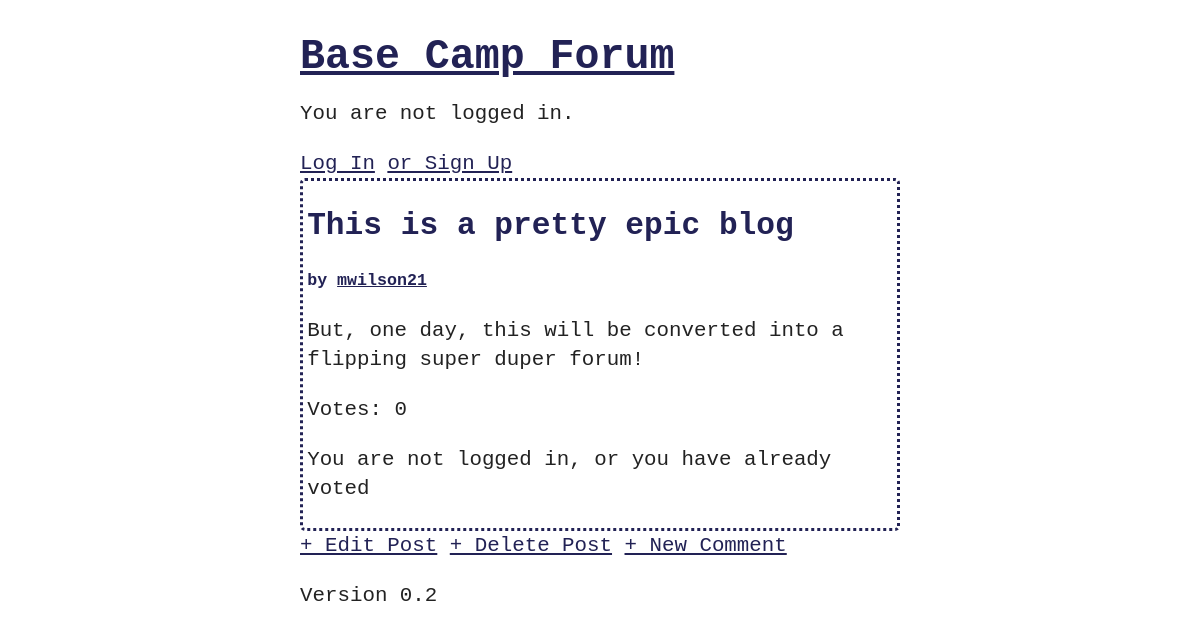
The page /post/1/ on the database as committed earlier.
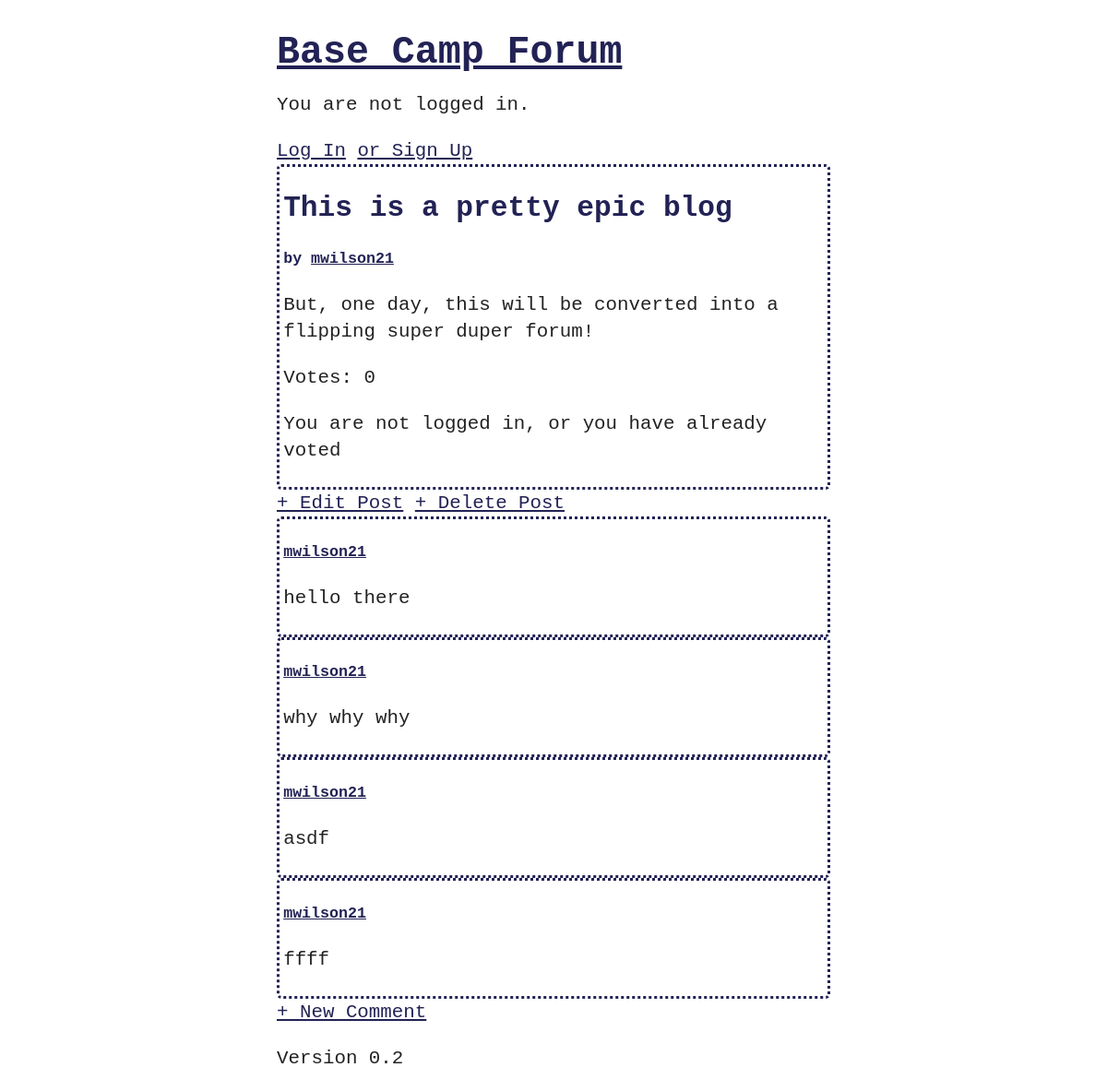
The same page on the database as committed later.
### blog/models.py (models this page shows, shortened)
class Post(models.Model):
    title = models.CharField(max_length=200)
    author = models.ForeignKey(
        get_user_model(),
        on_delete=models.CASCADE,
    )
    body = models.TextField()

class Comment(models.Model):
    post = models.ForeignKey(
        Post,
        on_delete=models.CASCADE,
        related_name="comments",
    )
    comment = models.TextField()
    author = models.ForeignKey(get_user_model(), on_delete=models.CASCADE)
    def __str__(self):
        return self.comment

### accounts/models.py (models this page shows)
class CustomUser(AbstractUser):
    age = models.PositiveIntegerField(null=True, blank=True)

### blog/views.py (the view)
# urls.py: path("post/<int:pk>/", BlogDetailView.as_view(), name="post_detail"),
class BlogDetailView(DetailView):
    model = Post
    template_name = "post_detail.html"
    def get_context_data(self, **kwargs):
        context = super().get_context_data(**kwargs)
        if self.request.user.is_authenticated:
            context["user_has_voted"] = (
                context["post"].votes.filter(author=self.request.user).exists()
            )
        else:
            context["user_has_voted"] = True
        return context

### templates/post_detail.html (shortened to what this page needs)
{% extends 'base.html' %} {% block content %}
<div class="post-entry">
  <h2>{{ post.title }}</h2>
  <h3>
    by
    <a href="{% url 'user_profile' post.author.username %}"
      >{{ post.author.username }}</a
    >
  </h3>
  <p>{{ post.body }}</p>
  <p>Votes: {{ post.votes.count }}</p>
  <form action="{% url 'post_vote' post.pk %}" method="post">
    {% if not user_has_voted %} {% csrf_token %} {{ form.as_p }}
    <input type="submit" value="Vote" />
    {% else %}
    <p>You are not logged in, or you have already voted</p>
    {% endif %}
  </form>
</div>
<a href="{% url 'post_edit' post.pk %}">+ Edit Post</a>
<a href="{% url 'post_delete' post.pk %}">+ Delete Post</a>
{% for comment in post.comments.all %}
<div class="post-entry">
  <h3>
    <a href="{% url 'user_profile' post.author.username %}"
      >{{ comment.author.username }}</a
    >
  </h3>
  <p>{{ comment }}</p>
</div>
{% endfor %}
<a href="{{ request.path }}comment">+ New Comment</a>{% endblock content %}

### templates/base.html (shortened to what this page needs)
{% load static %}
<html>
  <head>
    <link rel="stylesheet" href="{% static 'css/base.css' %}" />
  </head>
  <body>
    <div>
      <header>
        <div class="nav-left">
          <h1><a href="{% url 'home' %}">Base Camp Forum</a></h1>
        </div>
        {% if user.is_authenticated %}
        <p>Current User: {{ user.username }}</p>
        <div class="nav-right">
          <a href="{% url 'post_new' %}">+ New Post</a>
          <a href="{% url 'logout' %}">Log Out</a>
        </div>
        {% else %}
        <p>You are not logged in.</p>
        <a href="{% url 'login' %}">Log In</a>
        <a href="{% url 'signup' %}">or Sign Up</a>
        {% endif %}
      </header>
      {% block content %} {% endblock content %}
      <p>Version 0.2</p>
    </div>
  </body>
</html>

### static/css/base.css (style rules this page uses)
@media only screen and (min-width: 901px) { body { background-color: white; max-width: 50%; margin: 0 auto; padding-top: 2em; font-family: monospace; font-size: 1.6em; line-height: 1.4em; } }
p { color: #222; }
header, h1, h2, h3, a { color: #225; }
h1 { font-size: 2em; }
h2 { font-size: 1.5em; }
h3 { font-size: 0.8em; }
.post-entry { border-color: #225; border-style: dotted; border-radius: 5px; padding: 0.2em; }

Rows that differ between the two databases and show on the page:
added Comment: author.username "mwilson21", comment "hello there"
added Comment: author.username "mwilson21", comment "why why why"
added Comment: author.username "mwilson21", comment "asdf"
added Comment: author.username "mwilson21", comment "ffff"
